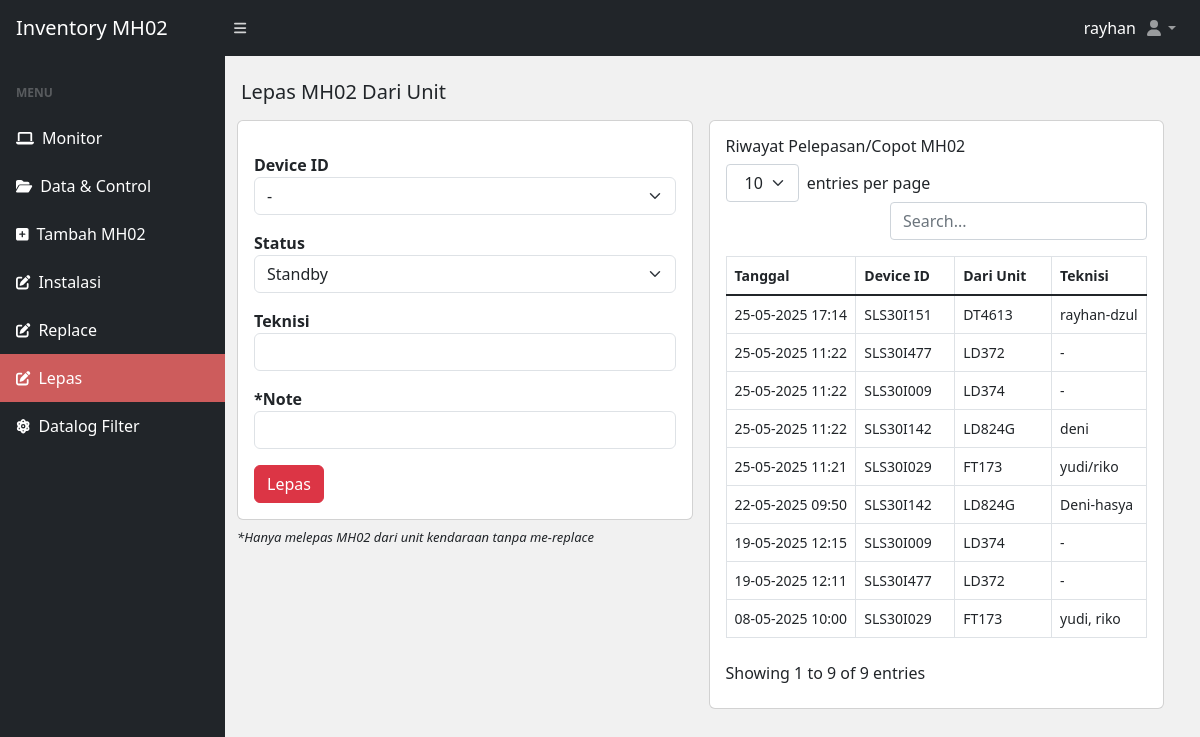
Page /lepas-unit.php (signed in) on the earlier database version.
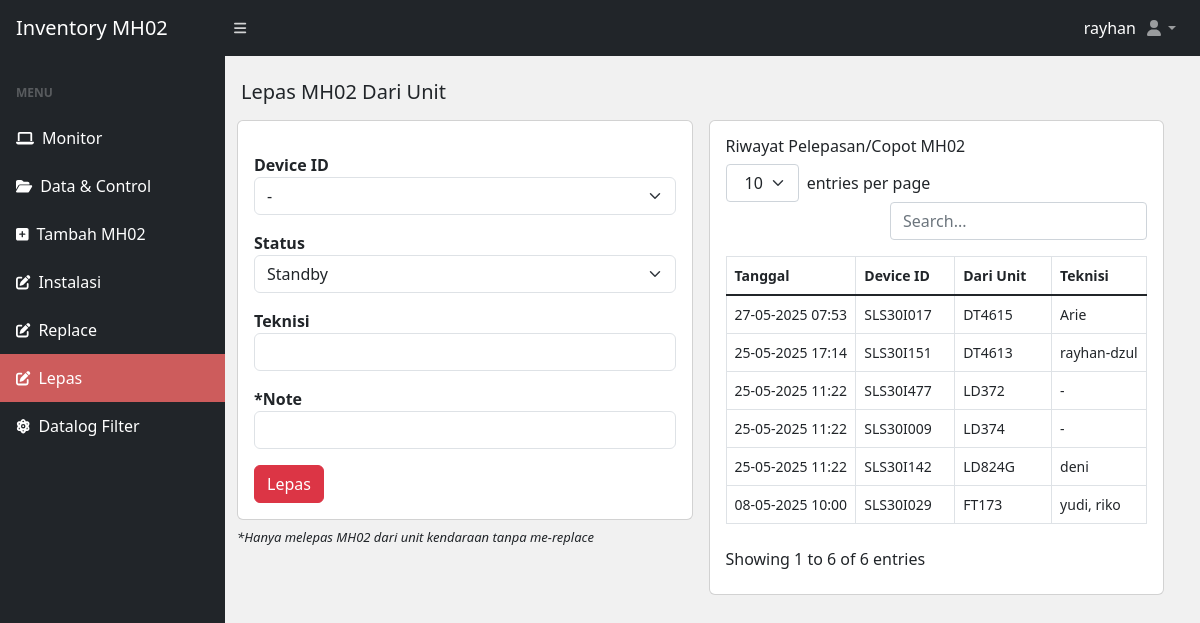
Same page on the later database version.
### tables this page shows
CREATE TABLE `lepas_device` (
  `id` int(11) NOT NULL,
  `tanggal` varchar(55) NOT NULL,
  `deviceid` varchar(55) NOT NULL,
  `unit` varchar(55) NOT NULL,
  `teknisi` varchar(55) NOT NULL
);

### lepas-unit.php (the view, shortened to what this page needs)
<?php
include("database/db.php");
?>
<!DOCTYPE html>
<html lang="en">
<head>
  <?php include('./include/meta.php') ?>
</head>
<body class="sb-nav-fixed">
  <?php include('./include/nav.php') ?>
  <div id="layoutSidenav">
    <?php include('./include/sidenav.php') ?>
    <div id="layoutSidenav_content">
    <main>
        <div class="container-fluid px-3">
            <h5 class="mt-4">Lepas MH02 Dari Unit</h4>
            <div class="col-md-12 row">
              <div class="col-md-6 p-2">
                <div class="card">
                    <div class="card-body">
                        <form class="row g-3" method="POST" enctype="multipart/form-data">
                        <div class="">
                        <label for="" class="form-label-md mt-3"><b>Device ID</b></label>
                        <select name="device_id" class="form-select" id="" require>
                            <option>-</option>
                        </select>
                        <label for="" class="form-label-md mt-3"><b>Status</b></label>
                        <select name="status" class="form-select" id="" require>
                            <option value="standby">Standby</option>
                        </select>
                        <label for="" class="form-label-md mt-3"><b>Teknisi</b></label>
                        <input type="text" class="form-control" placeholder="" name="teknisi">
                        <label for="" class="form-label-md mt-3"><b>*Note</b></label>
                        <input type="text" class="form-control" placeholder="" name="note">
                        <input type="submit" class="btn btn-danger mt-3" name="submit" value="Lepas" />
                        </div>
                        </form>
                    </div>
                </div>
                <p class="mt-2" style="font-size: small;"><i>*Hanya melepas MH02 dari unit kendaraan tanpa me-replace</i></p>
              </div>
              <?php
                  $get_riwayat = mysqli_query($conn, "SELECT * FROM lepas_device ORDER BY tanggal DESC");
                  ?>
              <div class="col-md-6 p-2">
                <div class="card card-body">
                  <h6>Riwayat Pelepasan/Copot MH02</h6>
                  <table id="datatablesSimple">
                    <thead>
                    <tr>
                      <th>Tanggal</th>
                      <th>Device ID</th>
                      <th>Dari Unit</th>
                      <th>Teknisi</th>
                    </tr>
                    </thead>
                    <?php
                    while ($riw = mysqli_fetch_array($get_riwayat)) {
                    ?>
                    <tr>
                      <td><?= $riw['tanggal'] ?></td>
                      <td><?= $riw['deviceid'] ?></td>
                      <td><?= $riw['unit'] ?></td>
                      <td><?= $riw['teknisi'] ?></td>
                    </tr>
                    <?php }?>
                  </table>
                </div>
              </div>
            </div>
        </div>
    </main>
    </div>
  </div>
</body>
</html>

### include/meta.php (shortened to what this page needs)
<link href="./css/styles.css" rel="stylesheet" />
<link rel="stylesheet" href="./bootstrap/css/bootstrap.min.css">

### include/nav.php (shortened to what this page needs)
<nav class="sb-topnav navbar navbar-expand navbar-dark bg-dark">
      <a class="navbar-brand ps-3" href="index.php">Inventory MH02</a>
      <button class="btn btn-link btn-sm order-1 order-lg-0 me-4 me-lg-0" id="sidebarToggle" href="#!">
         <i class="fas fa-bars"></i>
      </button>
      <div class="navbar-nav ps-3 d-md-inline-block form-inline ms-auto" style="color: white; text-decoration: none">
         <p><?php echo "<p>" . $_SESSION['admin']['username'] . "</p>" ?></p>
      </div>
      <ul class="navbar-nav me-0 me-md-3 my-2 my-md-0">
         <li class="nav-item dropdown">
            <a class="nav-link dropdown-toggle" id="navbarDropdown" href="#" role="button" data-bs-toggle="dropdown" aria-expanded="false"><i class="fas fa-user fa-fw"></i></a>
         </li>
      </ul>
   </nav>

### include/sidenav.php
<div id="layoutSidenav_nav">
         <nav class="sb-sidenav accordion sb-sidenav-dark" id="sidenavAccordion">
            <div class="sb-sidenav-menu">
               <div class="nav">
                  <div class="sb-sidenav-menu-heading">Menu</div>
                  <a class="nav-link monitor" href="dashboard.php">
                     <div class="sb-nav-link-icon">
                        <i class="fas fa-laptop"></i>
                     </div>
                     Monitor
                  </a>
                  <a class="nav-link data" href="index.php">
                     <div class="sb-nav-link-icon">
                        <i class="fas fa-folder-open"></i>
                     </div>
                     Data & Control
                  </a>
                  <a class="nav-link tambah" href="tambah-unit.php">
                     <div class="sb-nav-link-icon">
                        <i class="fas fa-plus-square"></i>
                     </div>
                     Tambah MH02
                  </a>
                  <a class="nav-link instalasi" href="pasang-baru.php">
                     <div class="sb-nav-link-icon">
                        <i class="fas fa-edit"></i>
                     </div>
                     Instalasi
                  </a>
                  <a class="nav-link replace" href="replace-unit.php">
                     <div class="sb-nav-link-icon">
                        <i class="fas fa-edit"></i>
                     </div>
                     Replace
                  </a>
                  <a class="nav-link lepas" href="lepas-unit.php">
                     <div class="sb-nav-link-icon">
                        <i class="fas fa-edit"></i>
                     </div>
                     Lepas
                  </a>
                  <a class="nav-link datalog" href="datalog.php">
                     <div class="sb-nav-link-icon">
                        <i class="fas fa-atom"></i>
                     </div>
                     Datalog Filter
                  </a>
               </div>
            </div>
         </nav>
      </div>

### lepas-unit.php (style rules this page uses)
body { background-color: #f1f1f1; }
.lepas { background-color:indianred; }

Differences in the rows shown:
removed lepas_device: tanggal "25-05-2025 11:21", deviceid "SLS30I029", unit "FT173", teknisi "yudi/riko"
removed lepas_device: tanggal "22-05-2025 09:50", deviceid "SLS30I142", unit "LD824G", teknisi "Deni-hasya"
removed lepas_device: tanggal "19-05-2025 12:15", deviceid "SLS30I009", unit "LD374", teknisi "-"
removed lepas_device: tanggal "19-05-2025 12:11", deviceid "SLS30I477", unit "LD372", teknisi "-"
added lepas_device: tanggal "27-05-2025 07:53", deviceid "SLS30I017", unit "DT4615", teknisi "Arie"
Other differences:
text written by a page script: "entries per page Showing 1 to 9 of 9 entries" → "entries per page Showing 1 to 6 of 6 entries"
